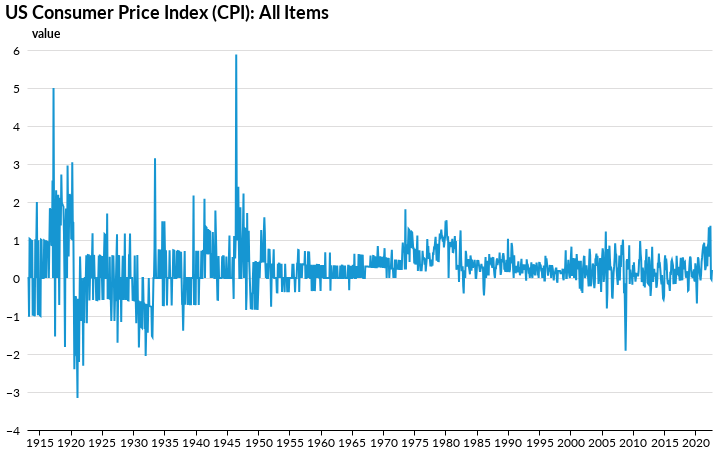

The cell this chart's notebook holds for it:
### Code cell
source = cpi_data
source = pd.melt(source, var_name='metric', value_name='value', ignore_index=False).reset_index()
source = source[source['metric']=='cpi_growth']

cpi_growth_chart = alt.Chart(source, title='US Consumer Price Index (CPI): All Items').mark_line().encode(
                        x = 'date:T', 
                        y = 'value:Q',
                        tooltip = alt.Tooltip(['date', 'value'])
                    )

cpi_growth_chart

### Figure 1 — Vega-Lite specification as saved in the notebook (floating-point values rounded to 4 significant figures; data arrays with more than 128 entries replaced by an {"elided": "..."} marker saying what was removed)
{"width": 685, "height": 380, "config": {"title": {"anchor": "start", "fontSize": 18, "font": "Lato", "fontColor": "#000000"}, "axisX": {"domain": true, "domainColor": "#000000", "domainWidth": 1, "grid": false, "labelFontSize": 12, "labelFont": "Lato", "labelAngle": 0, "tickColor": "#000000", "tickSize": 5, "titleFontSize": 12, "titlePadding": 10, "titleFont": "Lato", "title": ""}, "axisY": {"domain": false, "grid": true, "gridColor": "#DEDDDD", "gridWidth": 1, "labelFontSize": 12, "labelFont": "Lato", "labelPadding": 8, "ticks": false, "titleFontSize": 12, "titlePadding": 10, "titleFont": "Lato", "titleAngle": 0, "titleY": -10, "titleX": 18}, "background": "#FFFFFF", "legend": {"labelFontSize": 12, "labelFont": "Lato", "symbolSize": 100, "symbolType": "square", "titleFontSize": 12, "titlePadding": 10, "titleFont": "Lato", "title": "", "orient": "top-left", "offset": 0}, "view": {"stroke": "transparent"}, "range": {"category": ["#1696d2", "#d2d2d2", "#000000", "#fdbf11", "#ec008b", "#55b748", "#5c5859", "#db2b27"], "diverging": ["#cfe8f3", "#a2d4ec", "#73bfe2", "#46abdb", "#1696d2", "#12719e"]}, "area": {"fill": "#1696d2"}, "line": {"color": "#1696d2", "stroke": "#1696d2", "strokewidth": 5}, "trail": {"color": "#1696d2", "stroke": "#1696d2", "strokeWidth": 0, "size": 1}, "path": {"stroke": "#1696d2", "strokeWidth": 0.5}, "point": {"filled": true}, "text": {"font": "Lato", "color": "#1696d2", "fontSize": 11, "align": "right", "fontWeight": 400, "size": 11}, "bar": {"size": 40, "binSpacing": 1, "continuousBandSize": 30, "discreteBandSize": 30, "fill": "#1696d2", "stroke": false}}, "data": {"name": "data-10bb6286557ab54bc088bb769fc9d03f"}, "mark": "line", "encoding": {"tooltip": [{"field": "date", "type": "temporal"}, {"field": "value", "type": "quantitative"}], "x": {"field": "date", "type": "temporal"}, "y": {"field": "value", "type": "quantitative"}}, "title": "US Consumer Price Index (CPI): All Items", "$schema": "https://vega.github.io/schema/vega-lite/v4.17.0.json", "datasets": {"data-10bb6286557ab54bc088bb769fc9d03f": {"elided": "1317 records"}}}
